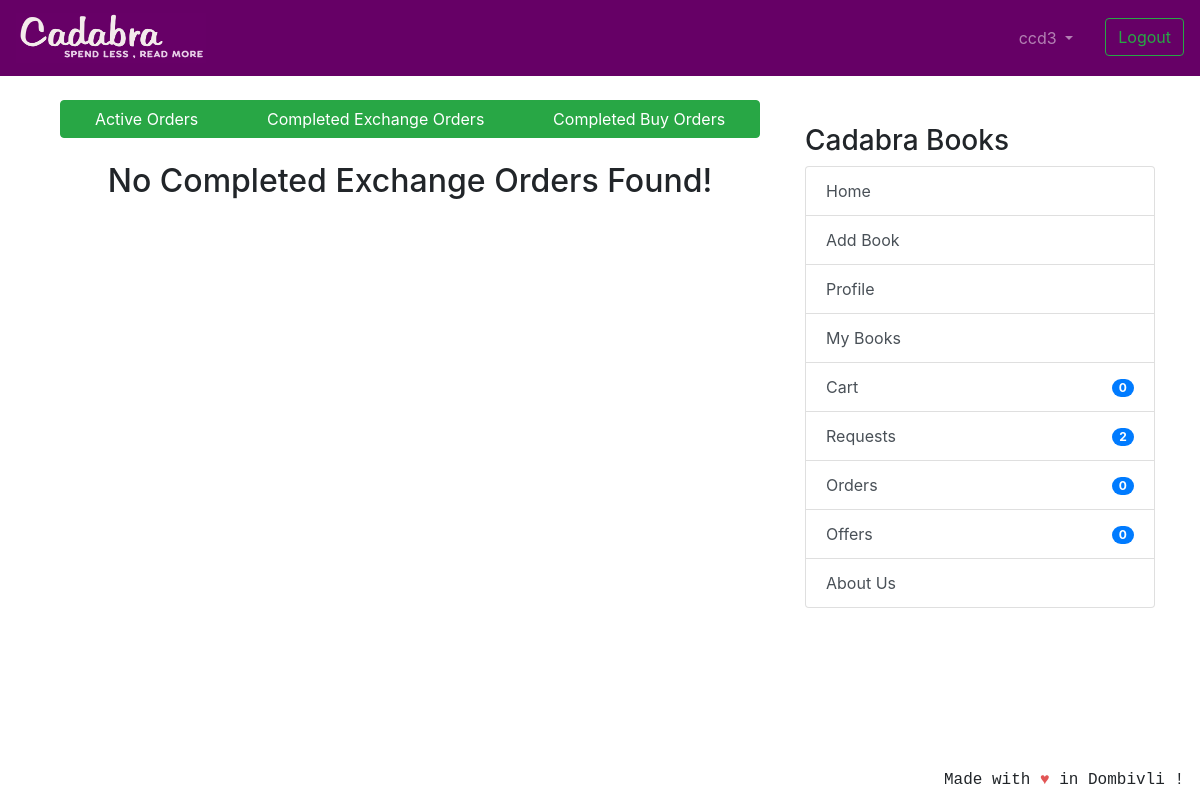
The page /transaction/orders/exchange-orders (signed in) on the database as committed earlier.
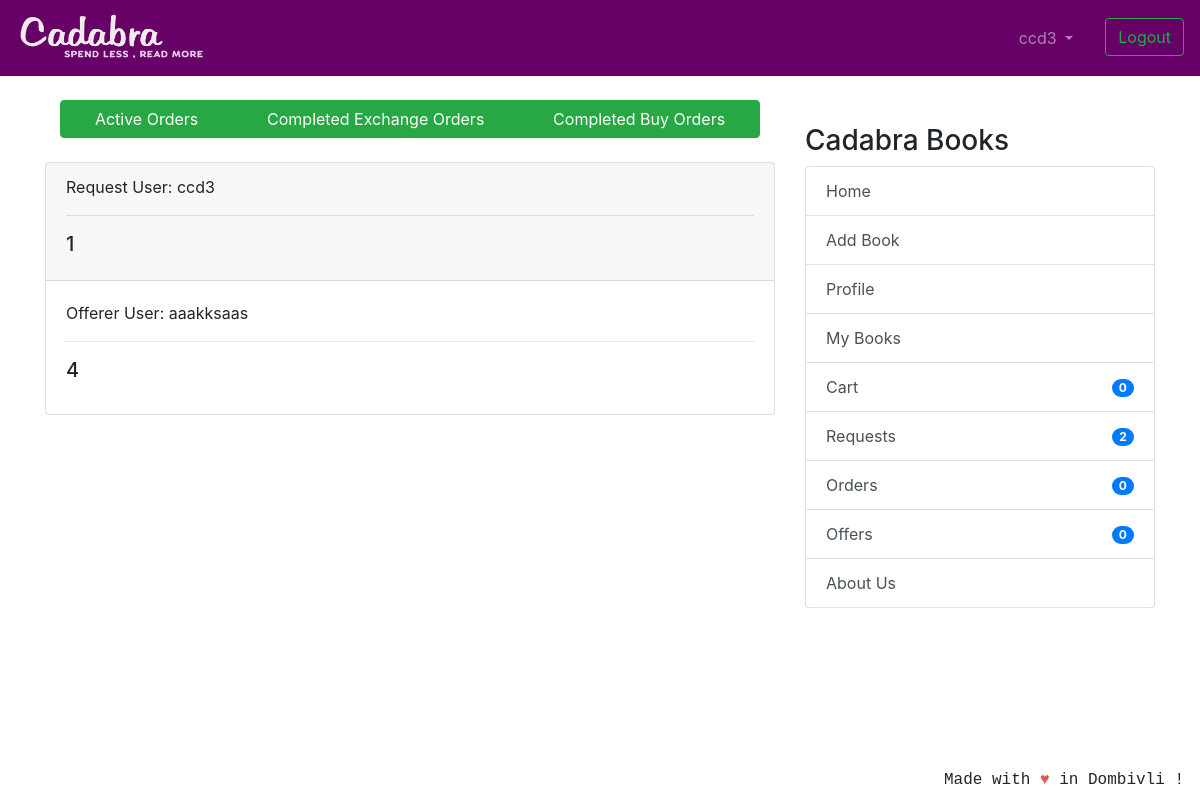
The same page on the database as committed later.
### coreapp/models.py (models this page shows, shortened)
class CompletedTransaction(models.Model):
    requester = models.ForeignKey(
        User, related_name='completed_requester', on_delete=models.CASCADE)
    offerrer = models.ForeignKey(
        User, related_name='completed_offerrer', on_delete=models.CASCADE)
    timestamp = models.DateTimeField(auto_now_add=True)
    requester_book_name = models.CharField(max_length=100, blank=True, null=True)
    offerrer_book_name = models.CharField(
        max_length=100, blank=True, null=True)
    requester_author_name = models.CharField(
        max_length=100, blank=True, null=True)
    offerrer_author_name = models.CharField(
        max_length=100, blank=True, null=True)
    requester_address = models.ForeignKey(
        ShippingAddress, related_name='completed_user_address', null=True, on_delete=models.CASCADE)
    offerrer_address = models.ForeignKey(
        ShippingAddress, related_name='completed_seller_address', null=True, on_delete=models.CASCADE)

### transaction/views.py (the view)
class TransactionCompletedExchangeOrder(LoginRequiredMixin, generic.ListView):
    model = CompletedTransaction
    template_name = 'transaction_completed_exchange_order.html'
    context_object_name = 'orders'
    def get_queryset(self):
        return CompletedTransaction.objects.filter(Q(offerrer=self.request.user) | Q(requester=self.request.user)).order_by('timestamp')

### nofapapp/context_processors.py (called while the page is built)
def add_variable_to_context(request):
    if request.user.id:
        orderitems = Order.objects.get(owner=request.user.profile)
        return {
            'requestscount': Requests.objects.filter(requester=request.user).count(),
            'offercount' : Requests.objects.filter(offerrer=request.user).count(),
            'orderscount': Transaction.objects.filter(Q(offerrer=request.user) | Q(requester=request.user)).count()+FinalBuyOrder.objects.filter(user=request.user).count(),
            'cartitemscount': orderitems.items.count(),
            'addresscheck': get_object_or_404(ShippingAddress, profile=get_object_or_404(Profile, user=request.user)).address1,
            }
    else:
        return {}

### templates/transaction_completed_exchange_order.html (shortened to what this page needs)
{% extends 'base.html' %}
{% block content %}
<div class="btn-group container-fluid">
    <a href="{% url 'transaction:orders_view' %}" class="btn btn-success">Active Orders</a>
    <a href="{% url 'transaction:exchange-order' %}" class="btn btn-success">Completed Exchange Orders</a>
    <a href="{% url 'transaction:buy-order' %}" class="btn btn-success">Completed Buy Orders</a>
</div>
<br />
<br />
{% if orders %}
{% for order in orders %}
<div class="card text-left">
    <div class="card-header">
        <p class="card-text">Request User: {{ order.requester }}</p>
        <hr />
        <h5 class="card-title">{{ order.offerrer_book_name }}</h5>
    </div>
    <div class="card-body">
        <p class="card-text">Offerer User: {{ order.offerrer }}</p>
        <hr />
        <h5 class="card-title">{{ order.requester_book_name }}</h5>
    </div>
</div>
{% endfor %}
{% else %}
<h2 align="center">No Completed Exchange Orders Found! </h2>
{% endif %}
{% endblock %}

Rows that differ between the two databases and show on the page:
now on this page (row edited): CompletedTransaction: requester "ccd3", offerrer_book_name "1", offerrer "aaakksaas", requester_book_name "4"
Other text that changed with them:
text no longer shown: "No Completed Exchange Orders Found!"
